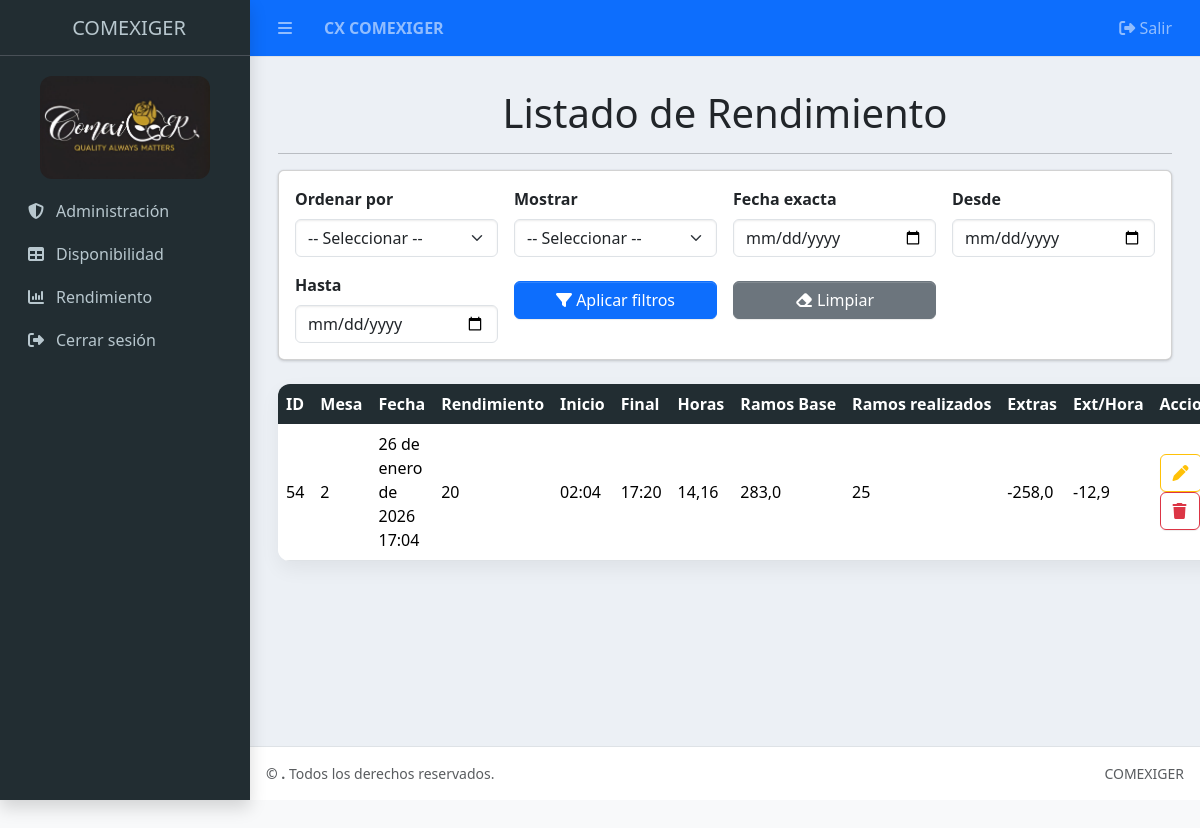
The page /rendimiento (signed in) on the database its author committed.
### Aplicaciones/Rendimiento/models.py (models this page shows, shortened)
class Rendimiento(models.Model):
    qr_id = models.CharField(max_length=255)
    numero_mesa = models.CharField(max_length=50)
    fecha_entrada = models.DateTimeField()
    hora_inicio = models.DateTimeField(null=True, blank=True)
    hora_final = models.DateTimeField(null=True, blank=True)
    rendimiento = models.IntegerField(default=0)
    ramos_base = models.IntegerField(default=0)
    bonches = models.IntegerField(default=0)
    horas_trabajadas = models.FloatField(null=True, blank=True)
    ramos_esperados = models.FloatField(null=True, blank=True)
    ramos_extras = models.FloatField(null=True, blank=True)
    extras_por_hora = models.FloatField(null=True, blank=True)
    from decimal import Decimal, ROUND_FLOOR

### Aplicaciones/Rendimiento/views.py (the view)
# urls.py: path('rendimiento', views.inicio, name='rendimiento'),
@web_admin_required
def inicio(request):
    listadoRendimiento = Rendimiento.objects.filter(qr_id="JORNADA").order_by('-fecha_entrada')
    return render(request, 'rendimiento.html', {'rendimiento': listadoRendimiento})

### Aplicaciones/Rendimiento/templates/rendimiento.html (shortened to what this page needs)
{% extends 'plantilla.html' %}
{% load static %}
{% block body %}
<main class="container-fluid py-3">
  <h1 class="text-center">Listado de Rendimiento</h1>
  <hr>
  <div class="card p-3 mb-4">
    <div class="row g-3">
      <div class="col-md-3">
        <label class="form-label fw-bold">Ordenar por</label>
        <select id="ordenarPor" class="form-select">
          <option value="">-- Seleccionar --</option>
        </select>
      </div>
      <div class="col-md-3">
        <label class="form-label fw-bold">Mostrar</label>
        <select id="ordenReciente" class="form-select">
          <option value="">-- Seleccionar --</option>
        </select>
      </div>
      <div class="col-md-3">
        <label class="form-label fw-bold">Fecha exacta</label>
        <input type="date" id="fechaExacta" class="form-control">
      </div>
      <div class="col-md-3">
        <label class="form-label fw-bold">Desde</label>
        <input type="date" id="fechaDesde" class="form-control">
      </div>
      <div class="col-md-3 mt-3">
        <label class="form-label fw-bold">Hasta</label>
        <input type="date" id="fechaHasta" class="form-control">
      </div>
      <div class="col-md-3 mt-4">
        <button id="btnAplicarFiltros" type="button" class="btn btn-primary w-100">
          <i class="fa fa-filter"></i> Aplicar filtros
        </button>
      </div>
      <div class="col-md-3 mt-4">
        <button id="btnLimpiarFiltros" type="button" class="btn btn-secondary w-100">
          <i class="fa fa-eraser"></i> Limpiar
        </button>
      </div>
    </div>
  </div>
  <table id="table_rendimiento" class="table table-hover align-middle w-100 tabla-comexiger">
    <thead>
      <tr class="table-success">
        <th>ID</th>
        <th>Mesa</th>
        <th>Fecha</th>
        <th>Rendimiento</th>
        <th>Inicio</th>
        <th>Final</th>
        <th>Horas</th>
        <th>Ramos Base</th>
        <th>Ramos realizados</th>
        <th>Extras</th>
        <th>Ext/Hora</th>
        <th>Acciones</th>
      </tr>
    </thead>
    <tbody>
      {% for r in rendimiento %}
      <tr>
        <td>{{ r.id }}</td>
        <td>{{ r.numero_mesa }}</td>
        <td>{{ r.fecha_entrada|date:"d \\d\\e F \\d\\e Y H:i" }}</td>
        <td>{% if r.rendimiento %}{{ r.rendimiento }}{% else %}20{% endif %}</td>
        <td>{% if r.hora_inicio %}{{ r.hora_inicio|date:"H:i" }}{% else %}-{% endif %}</td>
        <td>{% if r.hora_final %}{{ r.hora_final|date:"H:i" }}{% else %}-{% endif %}</td>
        <td>{{ r.horas_trabajadas|default_if_none:"-" }}</td>
        <td>{{ r.ramos_esperados|default_if_none:"-" }}</td>
        <td>{{ r.bonches|default:"0" }}</td>
        <td>{{ r.ramos_extras|default_if_none:"-" }}</td>
        <td>{{ r.extras_por_hora|default_if_none:"-" }}</td>
        <td>
          <button
            type="button"
            class="btn btn-outline-warning btn-editar"
            data-bs-toggle="modal"
            data-bs-target="#modalEditarGlobal"
            data-id="{{ r.id }}"
            data-mesa="{{ r.numero_mesa }}"
            data-fecha="{{ r.fecha_entrada|date:'Y-m-d\\TH:i' }}"
            data-inicio="{% if r.hora_inicio %}{{ r.hora_inicio|date:'Y-m-d\\TH:i' }}{% endif %}"
            data-final="{% if r.hora_final %}{{ r.hora_final|date:'Y-m-d\\TH:i' }}{% endif %}"
            data-bonches="{{ r.bonches|default:'0' }}"
            data-rendimiento="{% if r.rendimiento %}{{ r.rendimiento }}{% else %}20{% endif %}">
            <i class="fa fa-pen"></i>
          </button>
          <a href="{% url 'eliminar_rendimiento' r.id %}"
             class="btn btn-outline-danger btn-eliminar"
             data-id="{{ r.id }}"
             data-nombre="Mesa {{ r.numero_mesa }} - {{ r.fecha_entrada|date:'d/m/Y H:i' }}">
            <i class="fa fa-trash"></i>
          </a>
        </td>
      </tr>
      {% endfor %}
    </tbody>
  </table>
</main>
{% endblock %}
{% block extra_scripts %}
<br><br>
{% endblock %}

### Aplicaciones/templates/plantilla.html (style rules this page uses)
body, .app-wrapper, .app-main, .app-content { background-color: #ECF0F5 !important; }

### Aplicaciones/Rendimiento/templates/rendimiento.html (style rules this page uses)
body { background: #ECF0F5; }
.tabla-comexiger { border-radius: 12px; overflow: hidden; background: #ffffff; box-shadow: 0 8px 20px rgba(0,0,0,.06); }
.tabla-comexiger thead th { background: #222D32 !important; color: #fff !important; border-bottom: 0 !important; font-weight: 700; vertical-align: middle; white-space: nowrap; }
.tabla-comexiger tbody td { vertical-align: middle; }
.btn-eliminar { transition: all 0.3s ease !important; }
.btn-outline-warning { transition: all 0.3s ease !important; }

### rows shown on the page
Rendimiento: id "54", numero_mesa "2", fecha_entrada "26 de enero de 2026 17:04", rendimiento "20", hora_inicio "02:04", hora_final "17:20", horas_trabajadas "14,16", ramos_esperados "283,0", bonches "25", ramos_extras "-258,0", extras_por_hora "-12,9"
